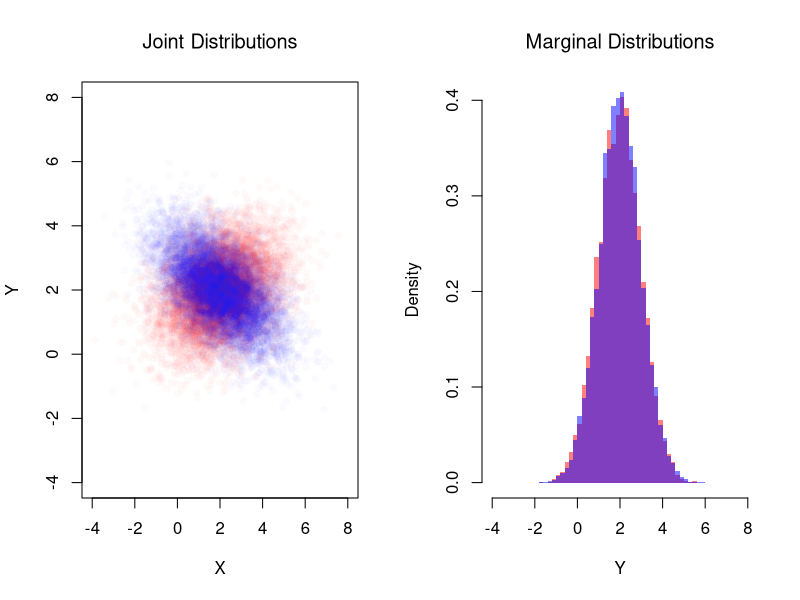
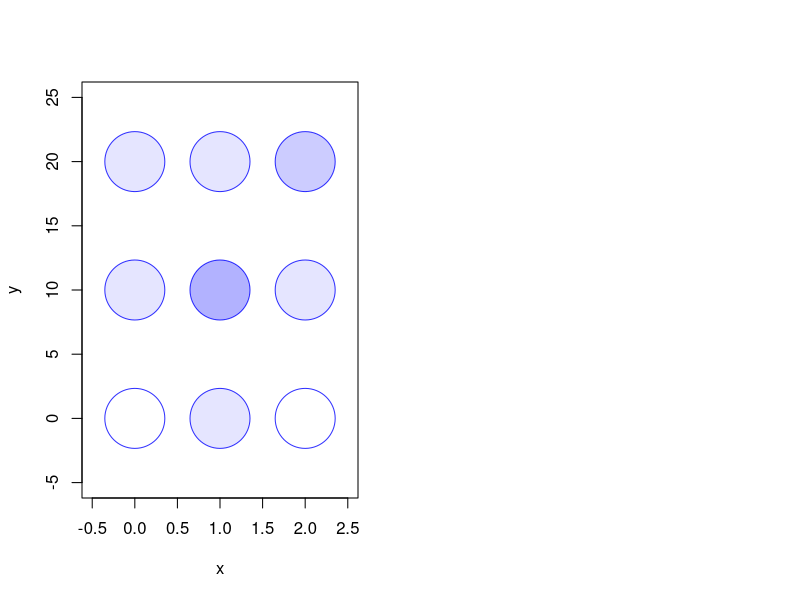

These charts were generated, in order, by the following R code:
## ---- chunk 1
# Create a 2x2 matrix for the joint distribution.
# Rows correspond to X (coin 1), and columns correspond to Y (coin 2).
probs <- c(0.25, 0.25, 0.25, 0.25) # Fair coin
P_xy <- matrix( probs, nrow = 2, ncol = 2)
rownames(P_xy) <- c('Y=0', 'Y=1')
colnames(P_xy) <- c('X=0', 'X=1')
P_xy

# Draw N bivariate observations
N <- 500
xy_vals <- expand.grid(y = 0:1, x = 0:1)
draws <- sample(nrow(xy_vals), N, replace = TRUE, prob = P_xy)
x_draw <- xy_vals[draws, 'x']
y_draw <- xy_vals[draws, 'y']

# With enough draws, empirical frequencies approach the true probabilities
table(y_draw, x_draw) / N
P_xy
## ---- chunk 2
# Compute the marginal distributions.
# Marginal for X: sum across columns.
P_x <- colSums(P_xy)
P_x
# Marginal for Y: sum across rows.
P_y <- rowSums(P_xy)
P_y

# Compute the conditional probabilities Prob(Y | X).
PY_x <- matrix(0, nrow = 2, ncol = 2)
for (j in c(1, 2)) {
  PY_x[, j] <- P_xy[, j] / P_x[j]
}
rownames(PY_x) <- c('Y=0', 'Y=1')
colnames(PY_x) <- c('given X=0', 'given X=1')
PY_x
## ---- chunk 3
# Create the joint distribution matrix for the unfair coin case.
probs <- c(0.5, 0, 0, 0.5) # unfair coin

P_xy <- matrix( probs, nrow = 2, ncol = 2)
rownames(P_xy) <- c('Y=0', 'Y=1')
colnames(P_xy) <- c('X=0', 'X=1')
P_xy


# Compute the marginal distributions.
# Marginal for X: sum across columns.
P_x <- colSums(P_xy)
P_x
# Marginal for Y: sum across rows.
P_y <- rowSums(P_xy)
P_y

# Compute the conditional probabilities Prob(Y | X).
PY_x <- matrix(0, nrow = 2, ncol = 2)
for (j in c(1, 2)) {
  PY_x[, j] <- P_xy[, j] / P_x[j]
}
rownames(PY_x) <- c('Y=0', 'Y=1')
colnames(PY_x) <- c('given X=0', 'given X=1')
PY_x
## ---- chunk 4
probs <- c(0.4, 0.2, 0.1, 0.3)
P_xy <- matrix(probs, nrow = 2,
  dimnames = list(c('Y=0', 'Y=1'), c('X=0', 'X=1')))

# Draw N bivariate observations
xy_vals <- expand.grid(y = 0:1, x = 0:1)
N <- 500
draws <- sample(nrow(xy_vals), N, replace = TRUE, prob = P_xy)
x_draw <- xy_vals[draws, 'x']
y_draw <- xy_vals[draws, 'y']

table(y_draw, x_draw) / N
P_xy
## ---- chunk 5
library(mvtnorm)

# Simulate Bivariate Data
N <- 10000
Mu <- c(2, 2) ## Means

Sigma1 <- matrix(c(2, -.8, -.8, 1), 2, 2) ## CoVariance Matrix 1
MVdat1 <- rmvnorm(N, Mu, Sigma1)
colnames(MVdat1) <- c('X', 'Y')

Sigma2 <- matrix(c(2, .4, .4, 1), 2, 2) ## CoVariance Matrix 2
MVdat2 <- rmvnorm(N, Mu, Sigma2)
colnames(MVdat2) <- c('X', 'Y')

par(mfrow=c(1, 2))
## Different diagonals
plot(MVdat2, col=rgb(1, 0, 0, 0.02), pch=16,
    main=NA,
    ylim=c(-4, 8), xlim=c(-4, 8),
    xlab='X', ylab='Y')
title('Joint Distributions', font.main=1)
points(MVdat1, col=rgb(0, 0, 1, 0.02), pch=16)
## Same marginal distributions
xbks <- seq(-4, 8, by=.2)
hist(MVdat2[, 2], col=rgb(1, 0, 0, 0.5),
    breaks=xbks, border=NA, freq=FALSE,
    xlab='Y',
    main=NA)
title('Marginal Distributions', font.main=1)
hist(MVdat1[, 2], col=rgb(0, 0, 1, 0.5),
    add=TRUE, breaks=xbks, border=NA, freq=FALSE)
## ---- chunk 6
# Make a Probability Table
x <- c(0, 1, 2)
y <- c(0, 10, 20)
P_xy <- matrix(c(
    0.0, 0.1, 0.0,
    0.1, 0.3, 0.1,
    0.1, 0.1, 0.2
), nrow=3, ncol=3, byrow=TRUE)
rownames(P_xy) <- paste0('y=', y)
colnames(P_xy) <-  paste0('x=', x)
P_xy

# Plot joint distribution
prob_table <- expand.grid(x=x, y=y)
prob_table[, 'probabilities'] <- as.vector(t(P_xy))
plot(prob_table[, 'x'], prob_table[, 'y'],
     xlim=c(-0.5, 2.5), ylim=c(-5, 25),
     pch=21, cex=8, col=rgb(0, 0, 1, .8),
     bg=rgb(0, 0, 1, prob_table[, 'probabilities']),
     main=NA, xlab='x', ylab='y')
## ---- chunk 7
# Compute Marginals
P_x <- colSums(P_xy) #Prob(X_i=x)
P_y <- rowSums(P_xy) #Prob(Y_i=y)

# Compute the conditional probabilities Prob(Y_i=y | X_i=x).
PY_x <- matrix(0, nrow = 3, ncol = 3)
for (j in seq(ncol(P_xy)) ) {
  PY_x[, j] <- P_xy[, j] / P_x[j]
}
rownames(PY_x) <- paste0('Y=', y)
colnames(PY_x) <- paste0('given X=', x)
PY_x

# Computational Shortcut: PY_x <- t( t(P_xy) / P_x )

# Conditional expectation E[Y_i|X_i=x]
EY_x <- colSums(PY_x * y)
EY_x

# Contrast with Grand Means
EX <- sum(x * P_x)
EY <- sum(y * P_y)
EY

# E[X_i|Y_i=y]
# PX_y <- P_xy / P_y  #Prob(X_i=x | Y_i=y)
# EX_y <- colSums(PX_y * x)
## ---- chunk 8
# Compute Covariance
dxy_grid <- expand.grid(dy=y-EY, dx=x-EX)[, c(2, 1)]
dxy_grid[, 'p'] <- as.vector(P_xy)
dxy_grid[, 'contribution'] <- dxy_grid[, 'dx'] * dxy_grid[, 'dy'] * dxy_grid[, 'p']
CovXY <- sum(dxy_grid[, 'contribution'])
CovXY

# Compute Variances
VX <- sum( (x-EX)^2 * P_x)
SX <- sqrt(VX)
VY <- sum( (y-EY)^2 * P_y)
SY <- sqrt(VY)

# Compute Correlation
CorXY <- CovXY / (SX * SY)
CorXY
## ---- chunk 9
# Regression coefficient: covariance over variance of X
CovXY / VX
